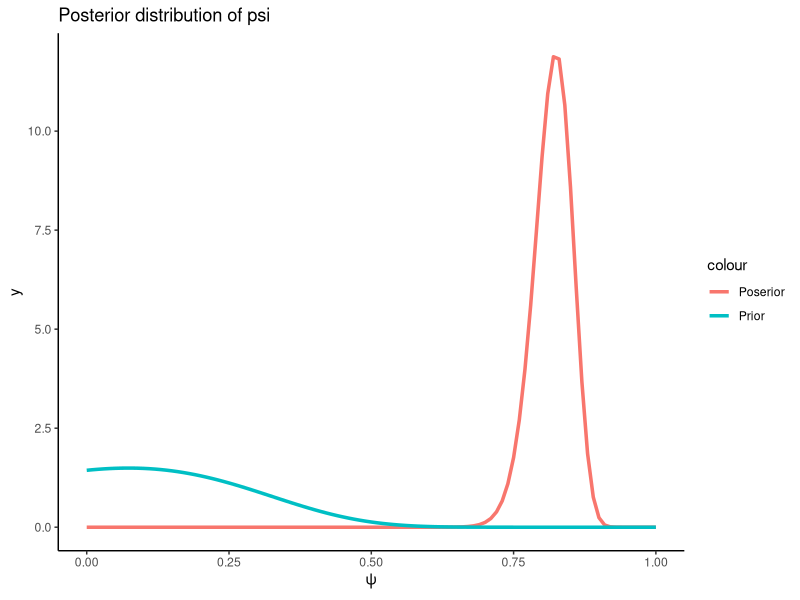

Here is the R script that generated this plot:
## ---- chunk 1
#Use this code chunk to include libraries, and set global options.
library(tidyverse)
## ---- chunk 2
# You can reference your code in the appendix (sample here).
## ---- chunk 3
library(LearnBayes)
beta.select(quantile1 = list(p = 0.1, x = 7/17),
            quantile2 = list(p = 0.5, x = 0.5))
## ---- chunk 4
ggplot()+
  geom_function(
    fun = function(x) {(1-x)^33.2/(beta(34.2, 188.2)*(2-x)^222.4)},
    xlim = c(0, 1),
    aes(color = 'Poserior'),
    lwd = 1.2
  )+
  geom_function(
    fun = function(x) {(1-x)^25.2/(beta(26.2, 26.2)*(2-x)^52.4)},
    xlim = c(0, 1),
    aes(color = 'Prior'),
    lwd = 1.2
  )+
  labs(x = expression(psi), title= paste('Posterior distribution of psi') )+
  theme_classic()
